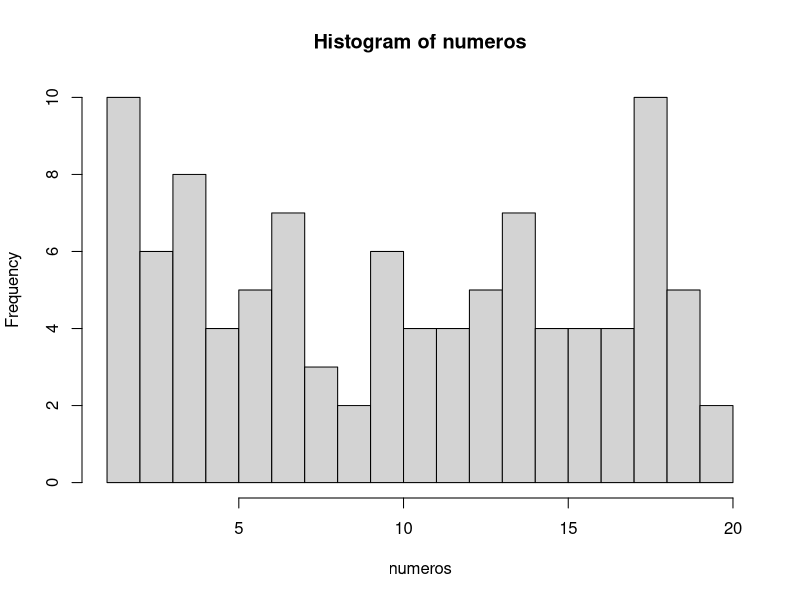

Write the R code that produced this figure.
## ---- chunk 1
numeros <- sample(1:20, 100, TRUE)
numeros
## ---- chunk 2
mediana <- median(numeros)
mediana
## ---- chunk 3
media <- mean(numeros)
media
## ---- chunk 4
# El argumento breaks nos permite dividir en histograma en las partes que queramos
hist(numeros, breaks = 20)
## ---- chunk 5
tabla.frecuencias <- data.frame(table(numeros))
tabla.frecuencias

## ---- chunk 6
# Con la función seq, creamos una secuencia de 1 a 10 en intervalos de 0.1 en 0.1
secuencia <- seq(1, 10, 0.1)
muestra <- sample(secuencia, 100, TRUE)
muestra
## ---- chunk 7
# Aquí el cálculo de la mediana 
mediana.muestra <- median(muestra)
mediana.muestra
## ---- chunk 8
# Aquí el cálculo de la media
media.muestra <- mean(muestra)
media.muestra
## ---- chunk 9
# Aquí el cálculo de la moda
tabla.muestra <- data.frame(table(muestra))
tabla.muestra
media.muestra <- 8.1
